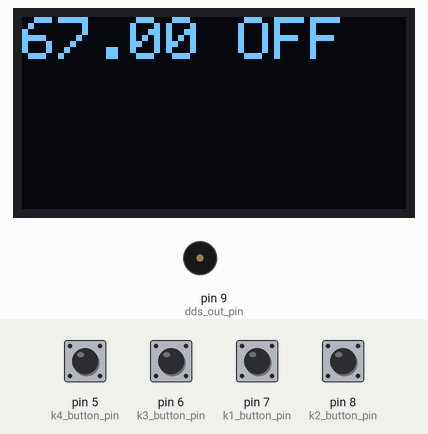
This sketch was run on a simulated Arduino Uno, built with avr-gcc and run on an emulated ATmega328P. Shown: 128×64 one-colour display, buzzer (waves = sounding). Inputs (shaded band) come from the test bench; at power-on: pin 6 (k3_button_pin), pin 7 (k1_button_pin), pin 8 (k2_button_pin) HIGH, pin 5 (k4_button_pin) LOW. EEPROM starts erased.

Above: at 1.2 s.
1.3 s: pin 6 (k3_button_pin) pulled LOW for 0.15 s
At 2.5 s:
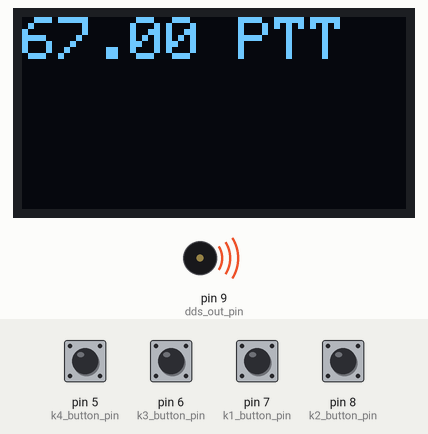
2.9 s: pin 5 (k4_button_pin) pulled HIGH for 0.15 s
At 3.0 s:
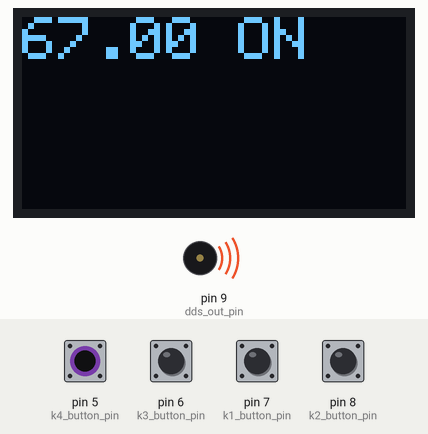
4.5 s: pin 7 (k1_button_pin) pulled LOW for 0.15 s
At 5.1 s:
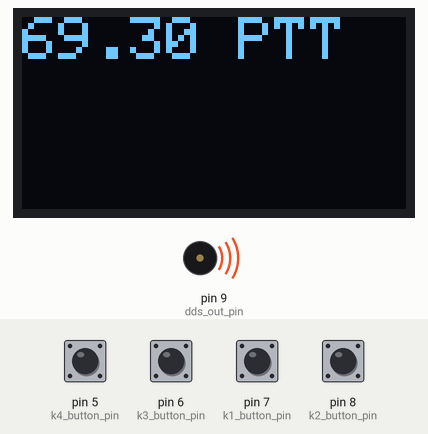
6.1 s: pin 6 (k3_button_pin) pulled LOW for 1 s
At 7.5 s:
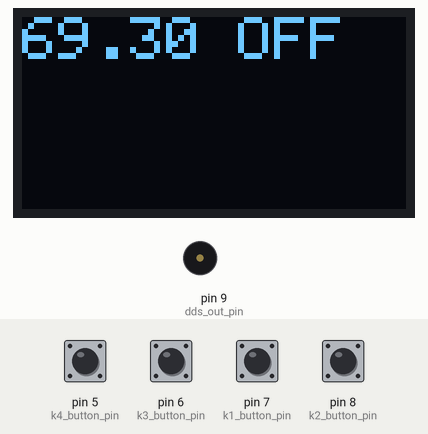
8.6 s: pin 7 (k1_button_pin) pulled LOW for 1 s
At 9.4 s:
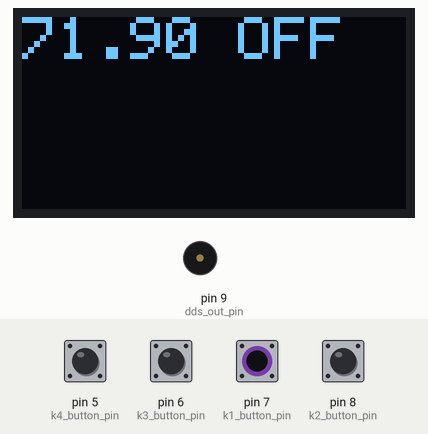
Timing chart, 0 to 11.6 s (numbered marks = the images above; inputs shaded):
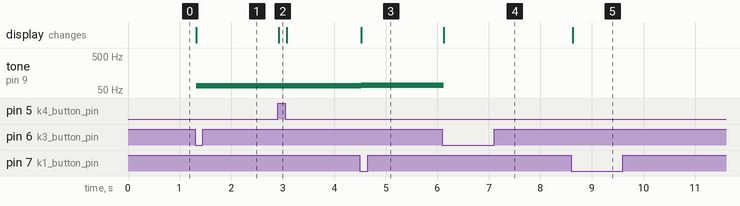

Measured:
- after the input at 1.3 s, tone on pin 9 (dds_out_pin): silent → 67 Hz at once; the display: changes at once (image 1)
- after the input at 2.9 s, the display: changes at once (image 2)
- after the input at 4.5 s, tone on pin 9 (dds_out_pin): 67 Hz → 69 Hz at once; the display: changes at once (image 3)
- after the input at 6.1 s, tone on pin 9 (dds_out_pin): 69 Hz → silent at once; the display: changes at once (image 4)
- after the input at 8.6 s, the display: changes at once (image 5)

The sketch:

ctcss.ino
```cpp
#include <EEPROM.h>

#include "Wire.h"
#include "Adafruit_GFX.h"
#include "OakOLED.h"

// Note: i'm using https://github.com/netguy204/OakOLED and the oakled module which
// doesn't have a reset line.

OakOLED oled;

const byte k1_button_pin = 7; // Up
const byte k2_button_pin = 8; // Down
const byte k3_button_pin = 6; // Enable/disable
const byte k4_button_pin = 5; // PTT
const byte dds_out_pin = 9; // OCR1A output pin

#define NUM_CTCSSFREQ 50

#define CLK_FREQ_MHZ  16 // 16MHz clock, used for OCR math

// ctcss tones
const float ctcssFreq[] =   {  67.0,    69.3,    71.9,    74.4,    77.0,   79.7,    82.5,    85.4,    88.5,    91.5,
                         94.8,    97.4,   100.0,   103.5,   107.2,  110.9,   114.8,   118.8,   123.0,   127.3,
                        131.8,   136.5,   141.3,   146.2,   151.4,  156.7,   159.8,   162.2,   165.5,   167.9,
                        171.3,   173.8,   177.3,   179.9,   183.5,  186.2,   189.9,   192.8,   196.6,   199.5,
                        203.5,   206.5,   210.7,   218.1,   225.7,  229.1,   233.6,   241.8,   250.3,    254.1
};

// These are the tables generated at boot to calculate the OCR programming
// values for each CTCSS tone.
byte ocrL[NUM_CTCSSFREQ]; byte ocrH[NUM_CTCSSFREQ];

volatile unsigned char ctcssFreqIdx = 0;
volatile byte isEnabled = 0;
volatile byte isPtt = 0;

// Yes, wasteful to use bytes here instead of a bitmap
// Yes, and should refactor out the code
volatile byte k1_button_state = 0;
volatile byte k2_button_state = 0;
volatile byte k3_button_state = 0;
volatile byte k4_button_state = 0;

// This is a quick counter to limit how often we're writing
// configuration values to EEPROM.
unsigned int eeprom_write_check = 0;

void eeprom_write_state()
{
  EEPROM.update(0, ctcssFreqIdx);
  EEPROM.update(1, isEnabled);
}

void
eeprom_read_state()
{
  // Read the enabled/ctcss freq index.
  // If they're not valid then initialise things to default.
  ctcssFreqIdx = EEPROM.read(0);
  isEnabled = EEPROM.read(1);

  if (ctcssFreqIdx >= NUM_CTCSSFREQ) {
    goto ini;
  }
  if (isEnabled > 1) {
    goto ini;
  }
  return;
ini:
  isEnabled = 0;
  ctcssFreqIdx = 0;
}

void
eeprom_start_check()
{
  // Kick-start the wait check...
  eeprom_write_check = 1;
}

void ctcsscalc()
{
  int N = 8; // Pre-scalar?
  int clk = CLK_FREQ_MHZ; // 16 MHz clock

  for (int n=0; n<NUM_CTCSSFREQ; n++) {

    int ocrLH = ( clk * 1000000 ) / (( 2 * N * ctcssFreq[n] ) - 1 );
    ocrH[n] = ocrLH >> 8;
    ocrL[n] = ocrLH & 0x00FF;
  }
}

void
update_display()
{
  oled.clearDisplay();
  oled.setTextSize(2);
  oled.setTextColor(1);
  oled.setCursor(0, 0);
  oled.print(ctcssFreq[ctcssFreqIdx]);
  oled.print(" ");
  if (isEnabled && isPtt)
    oled.print("PTT");
  else if (isEnabled)
     oled.print("ON");
  else
    oled.print("OFF");

  oled.display();
}

void
update_oscillator()
{
 // configure Timer1 - clk/8, CTC mode
 if (isEnabled) { // XXX TODO: isPtt too!
   TCCR1A = 0x40; // Enable output of OCR1A to toggle; WGM10+11 are 0
   TCCR1B = 0x0A; // Bits 0..2 - clk/8 from prescaler; bit 3..4 - waveform generation WGM12+13
 } else {
   TCCR1A = 0;
   TCCR1B = 0;
 }

 TCCR1C = 0x00; // force output comparison
 OCR1AH = ocrH[ctcssFreqIdx];
 OCR1AL = ocrL[ctcssFreqIdx];
}

// button 1 - up button
void k1_button_isr()
{
   byte r;
   // XXX TODO: debounce
   r = digitalRead(k1_button_pin);

   // Invert; the board I'm using is active-low.
   r = !r;

   if (r == 1 && k1_button_state == 0) {
     // pressed
     ctcssFreqIdx = (ctcssFreqIdx + 1) % NUM_CTCSSFREQ;

     update_display();
     update_oscillator();
     eeprom_start_check();
   }
   else if (r == 0 && k1_button_state == 1) {
     // released
   }
   k1_button_state = r;
}

// button 2 - down button
void k2_button_isr()
{
    byte r;
   // XXX TODO: debounce
   r = digitalRead(k2_button_pin);

   // Invert; the board I'm using is active-low.
   r = !r;

   if (r == 1 && k2_button_state == 0) {
     // pressed
     if (ctcssFreqIdx == 0)
       ctcssFreqIdx = NUM_CTCSSFREQ-1;
     else
       ctcssFreqIdx--;

     update_display();
     update_oscillator();
     eeprom_start_check();
   }
   else if (r == 0 && k2_button_state == 1) {
     // released
   }
   k2_button_state = r;
}

// button 3 - enable/disable button
void k3_button_isr()
{
   byte r;
   // XXX TODO: debounce
   r = digitalRead(k3_button_pin);

   // Invert; the board I'm using is active-low.
   r = !r;

   if (r == 1 && k3_button_state == 0) {
     // pressed
     isEnabled = !isEnabled;
     update_display();
     update_oscillator();
     eeprom_start_check();

   }
   else if (r == 0 && k3_button_state == 1) {
     // released
   }
   k3_button_state = r;
}

// button 4 - PTT from radio
void
k4_button_isr()
{
   byte r;
   // XXX TODO: debounce
   r = digitalRead(k4_button_pin);

   // Invert; the board I'm using is active-low.
   r = !r;

   if (r == 1 && k4_button_state == 0) {
     // pressed
     isPtt = 1;
     update_display();
     update_oscillator();
   }
   else if (r == 0 && k4_button_state == 1) {
     // released
     isPtt = 0;
     update_display();
     update_oscillator();
   }
   k4_button_state = r;
}

void setup() {
  Serial.begin(115200);
  oled.begin();
  ctcsscalc();

  // The pins are active-ground, so use pull-ups here
  pinMode(k1_button_pin, INPUT_PULLUP);
  pinMode(k2_button_pin, INPUT_PULLUP);
  pinMode(k3_button_pin, INPUT_PULLUP);

  // PTT - active-high
  pinMode(k4_button_pin, INPUT);

  // DDS output, the OCR1A comparison
  pinMode(dds_out_pin, OUTPUT);

  // I'd use interrupts for this, but unfortunately 32u4 board I'm using only
  // allows interrupts on 0,1,2,3,7 - and I'm using SPI. So 1,2,3 aren't available.
#if DO_INTERRUPTS
  attachInterrupt(digitalPinToInterrupt(k1_button_pin), k1_button_isr, CHANGE);
  attachInterrupt(digitalPinToInterrupt(k2_button_pin), k2_button_isr, CHANGE);
  attachInterrupt(digitalPinToInterrupt(k3_button_pin), k3_button_isr, CHANGE);
  attachInterrupt(digitalPinToInterrupt(k4_button_pin), k4_button_isr, CHANGE);

#endif

  eeprom_read_state();

  update_display();
  update_oscillator();
}

void loop() {
#if DO_INTERRUPTS
  // XXX TODO: some halt instruction?
#else
  // Polling
  k1_button_isr();
  k2_button_isr();
  k3_button_isr();
  k4_button_isr();

  // Check to see if we have to do an EEPROM write.
  // This is only done if the display is updated from a button press.
  // The hack right now is to wait a million loops before writing
  // the current state to EEPROM.  That SHOULD be a second or two,
  // so scrolling through CTCSS values won't cause an EEPROM write.
  if (eeprom_write_check != 0) {
    eeprom_write_check++;
    if (eeprom_write_check >= 100 * 1000 * 1000) {
      eeprom_write_check = 0;
      eeprom_write_state();
    }
  }
#endif
}
```
